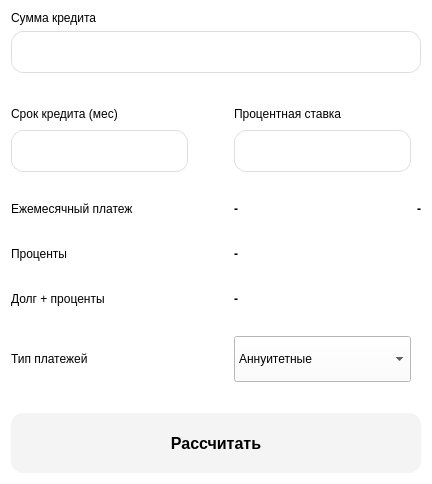
<?xml version="1.0" encoding="UTF-8"?>
<ui version="4.0">
 <class>Credit</class>
 <widget class="QWidget" name="Credit">
  <property name="geometry">
   <rect>
    <x>0</x>
    <y>0</y>
    <width>432</width>
    <height>484</height>
   </rect>
  </property>
  <property name="windowTitle">
   <string>Form</string>
  </property>
  <property name="styleSheet">
   <string notr="true">background: white;</string>
  </property>
  <layout class="QVBoxLayout" name="verticalLayout_3">
   <item>
    <layout class="QVBoxLayout" name="verticalLayout_2">
     <item>
      <layout class="QVBoxLayout" name="verticalLayout">
       <item>
        <widget class="QLabel" name="label">
         <property name="styleSheet">
          <string notr="true"></string>
         </property>
         <property name="text">
          <string>Сумма кредита</string>
         </property>
        </widget>
       </item>
       <item>
        <widget class="QLineEdit" name="lineEdit_1">
         <property name="styleSheet">
          <string notr="true">QLineEdit { 
border-radius: 12px;
border: 1px solid rgb(222, 222, 222);

padding-left: 12px;
height: 40px;
}

QLineEdit:focus {
border: 1px solid #bfff6a;
}</string>
         </property>
        </widget>
       </item>
       <item>
        <layout class="QGridLayout" name="gridLayout_2">
         <item row="7" column="0">
          <spacer name="verticalSpacer_3">
           <property name="orientation">
            <enum>Qt::Vertical</enum>
           </property>
           <property name="sizeHint" stdset="0">
            <size>
             <width>20</width>
             <height>40</height>
            </size>
           </property>
          </spacer>
         </item>
         <item row="1" column="0">
          <widget class="QLabel" name="label_2">
           <property name="sizePolicy">
            <sizepolicy hsizetype="Preferred" vsizetype="Minimum">
             <horstretch>0</horstretch>
             <verstretch>0</verstretch>
            </sizepolicy>
           </property>
           <property name="styleSheet">
            <string notr="true"></string>
           </property>
           <property name="text">
            <string>Срок кредита (мес)</string>
           </property>
          </widget>
         </item>
         <item row="10" column="0">
          <widget class="QLabel" name="label_10">
           <property name="styleSheet">
            <string notr="true"></string>
           </property>
           <property name="text">
            <string>Тип платежей</string>
           </property>
          </widget>
         </item>
         <item row="4" column="0">
          <widget class="QLabel" name="label_4">
           <property name="styleSheet">
            <string notr="true"></string>
           </property>
           <property name="text">
            <string>Ежемесячный платеж</string>
           </property>
          </widget>
         </item>
         <item row="9" column="0">
          <spacer name="verticalSpacer_4">
           <property name="orientation">
            <enum>Qt::Vertical</enum>
           </property>
           <property name="sizeHint" stdset="0">
            <size>
             <width>20</width>
             <height>40</height>
            </size>
           </property>
          </spacer>
         </item>
         <item row="1" column="1">
          <spacer name="verticalSpacer">
           <property name="orientation">
            <enum>Qt::Horizontal</enum>
           </property>
           <property name="sizeType">
            <enum>QSizePolicy::Minimum</enum>
           </property>
           <property name="sizeHint" stdset="0">
            <size>
             <width>40</width>
             <height>20</height>
            </size>
           </property>
          </spacer>
         </item>
         <item row="2" column="2">
          <widget class="QLineEdit" name="lineEdit_3">
           <property name="styleSheet">
            <string notr="true">QLineEdit { 
border-radius: 12px;
border: 1px solid rgb(222, 222, 222);

padding-left: 12px;
height: 40px;
}

QLineEdit:focus {
border: 1px solid #bfff6a;
}</string>
           </property>
          </widget>
         </item>
         <item row="10" column="2">
          <widget class="QComboBox" name="comboBox">
           <property name="styleSheet">
            <string notr="true">
height: 40px;</string>
           </property>
           <item>
            <property name="text">
             <string>Аннуитетные</string>
            </property>
           </item>
           <item>
            <property name="text">
             <string>Дифференцированные</string>
            </property>
           </item>
          </widget>
         </item>
         <item row="4" column="2">
          <widget class="QLabel" name="res_1">
           <property name="styleSheet">
            <string notr="true">font-weight: bold;
</string>
           </property>
           <property name="text">
            <string>-</string>
           </property>
          </widget>
         </item>
         <item row="11" column="0">
          <spacer name="verticalSpacer_5">
           <property name="orientation">
            <enum>Qt::Vertical</enum>
           </property>
           <property name="sizeHint" stdset="0">
            <size>
             <width>20</width>
             <height>40</height>
            </size>
           </property>
          </spacer>
         </item>
         <item row="8" column="0">
          <widget class="QLabel" name="label_9">
           <property name="styleSheet">
            <string notr="true"></string>
           </property>
           <property name="text">
            <string>Долг + проценты</string>
           </property>
          </widget>
         </item>
         <item row="1" column="2">
          <widget class="QLabel" name="label_3">
           <property name="sizePolicy">
            <sizepolicy hsizetype="Preferred" vsizetype="Minimum">
             <horstretch>0</horstretch>
             <verstretch>0</verstretch>
            </sizepolicy>
           </property>
           <property name="styleSheet">
            <string notr="true"></string>
           </property>
           <property name="text">
            <string>Процентная ставка</string>
           </property>
          </widget>
         </item>
         <item row="3" column="0">
          <spacer name="horizontalSpacer">
           <property name="orientation">
            <enum>Qt::Vertical</enum>
           </property>
           <property name="sizeHint" stdset="0">
            <size>
             <width>20</width>
             <height>40</height>
            </size>
           </property>
          </spacer>
         </item>
         <item row="6" column="2">
          <widget class="QLabel" name="res_2">
           <property name="styleSheet">
            <string notr="true">font-weight: bold;
</string>
           </property>
           <property name="text">
            <string>-</string>
           </property>
          </widget>
         </item>
         <item row="8" column="2">
          <widget class="QLabel" name="res_3">
           <property name="styleSheet">
            <string notr="true">font-weight: bold;
</string>
           </property>
           <property name="text">
            <string>-</string>
           </property>
          </widget>
         </item>
         <item row="4" column="3">
          <widget class="QLabel" name="res_4">
           <property name="styleSheet">
            <string notr="true">font-weight: bold;
</string>
           </property>
           <property name="text">
            <string>-</string>
           </property>
          </widget>
         </item>
         <item row="2" column="0">
          <widget class="QLineEdit" name="lineEdit_2">
           <property name="styleSheet">
            <string notr="true">QLineEdit { 
border-radius: 12px;
border: 1px solid rgb(222, 222, 222);

padding-left: 12px;
height: 40px;
}

QLineEdit:focus {
border: 1px solid #bfff6a;
}</string>
           </property>
          </widget>
         </item>
         <item row="5" column="0">
          <spacer name="verticalSpacer_2">
           <property name="orientation">
            <enum>Qt::Vertical</enum>
           </property>
           <property name="sizeHint" stdset="0">
            <size>
             <width>20</width>
             <height>40</height>
            </size>
           </property>
          </spacer>
         </item>
         <item row="6" column="0">
          <widget class="QLabel" name="label_6">
           <property name="styleSheet">
            <string notr="true"></string>
           </property>
           <property name="text">
            <string>Проценты</string>
           </property>
          </widget>
         </item>
         <item row="0" column="0">
          <spacer name="verticalSpacer_6">
           <property name="orientation">
            <enum>Qt::Vertical</enum>
           </property>
           <property name="sizeHint" stdset="0">
            <size>
             <width>20</width>
             <height>40</height>
            </size>
           </property>
          </spacer>
         </item>
        </layout>
       </item>
      </layout>
     </item>
     <item>
      <widget class="QPushButton" name="pushButton">
       <property name="styleSheet">
        <string notr="true">QPushButton {
border-radius: 12px;
background: #f4f4f4;
font-size: 16px;

font-weight: bold;
height: 60px;
}
QPushButton:pressed {
background: rgb(219, 220, 224);
}

QPushButton:hover {
background:rgb(240, 240, 240);
}</string>
       </property>
       <property name="text">
        <string>Рассчитать</string>
       </property>
      </widget>
     </item>
    </layout>
   </item>
  </layout>
 </widget>
 <resources/>
 <connections/>
</ui>
